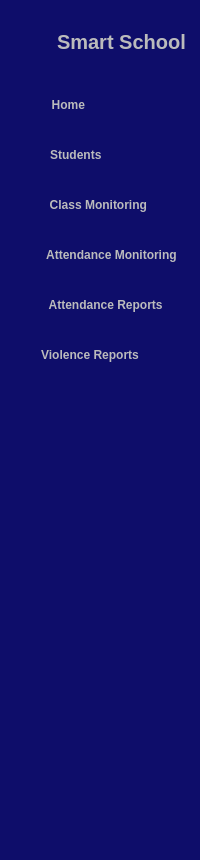
      <widget class="QWidget" name="icon_text_widget" native="true">
       <property name="minimumSize">
        <size>
         <width>0</width>
         <height>860</height>
        </size>
       </property>
       <property name="maximumSize">
        <size>
         <width>16777215</width>
         <height>860</height>
        </size>
       </property>
       <property name="styleSheet">
        <string notr="true">QWidget{
	background-color: rgb(14, 13, 106);
	color: #bbbbbc;
	border-radius: 15px;
}

QPushButton{
	height: 30px;
	border: none;
}</string>
       </property>
       <layout class="QVBoxLayout" name="verticalLayout_2">
        <property name="topMargin">
         <number>30</number>
        </property>
        <item>
         <layout class="QHBoxLayout" name="horizontalLayout">
          <property name="spacing">
           <number>6</number>
          </property>
          <item>
           <widget class="QLabel" name="label_2">
            <property name="maximumSize">
             <size>
              <width>40</width>
              <height>40</height>
             </size>
            </property>
            <property name="text">
             <string/>
            </property>
            <property name="pixmap">
             <pixmap resource="resources.qrc">:/Icons/school (6).png</pixmap>
            </property>
            <property name="scaledContents">
             <bool>true</bool>
            </property>
           </widget>
          </item>
          <item>
           <widget class="QLabel" name="label_3">
            <property name="font">
             <font>
              <family>MS Shell Dlg 2</family>
              <pointsize>15</pointsize>
              <weight>75</weight>
              <bold>true</bold>
             </font>
            </property>
            <property name="text">
             <string>Smart School</string>
            </property>
           </widget>
          </item>
         </layout>
        </item>
        <item>
         <layout class="QVBoxLayout" name="verticalLayout">
          <property name="spacing">
           <number>20</number>
          </property>
          <property name="topMargin">
           <number>30</number>
          </property>
          <item>
           <widget class="QPushButton" name="home_2">
            <property name="font">
             <font>
              <weight>75</weight>
              <bold>true</bold>
             </font>
            </property>
            <property name="styleSheet">
             <string notr="true">QPushButton{
	padding-left: -70px;
	font-weight: bold;
}
QPushButton:checked{
	background-color: #52452a;
	border-radius: 3px;
	color: #fec701;
	font-weight: bold;
}</string>
            </property>
            <property name="text">
             <string>  Home</string>
            </property>
            <property name="icon">
             <iconset resource="resources.qrc">
              <normaloff>:/Icons/home (6).png</normaloff>
              <activeon>:/Icons/home (3).png</activeon>:/Icons/home (6).png</iconset>
            </property>
            <property name="iconSize">
             <size>
              <width>20</width>
              <height>16</height>
             </size>
            </property>
            <property name="checkable">
             <bool>true</bool>
            </property>
            <property name="autoExclusive">
             <bool>true</bool>
            </property>
           </widget>
          </item>
          <item>
           <widget class="QPushButton" name="students_2">
            <property name="font">
             <font>
              <weight>75</weight>
              <bold>true</bold>
             </font>
            </property>
            <property name="styleSheet">
             <string notr="true">QPushButton{
	padding-left: -55px;
	font-weight: bold
}
QPushButton:checked{
	background-color: #52452a;
	border-radius: 3px;
	color: #fec701;
	font: bold;
	/*font-color: #fec701;*/
}</string>
            </property>
            <property name="text">
             <string>  Students</string>
            </property>
            <property name="icon">
             <iconset resource="resources.qrc">
              <normaloff>:/Icons/education (6).png</normaloff>
              <normalon>:/Icons/education (3).png</normalon>
              <activeon>:/Icons/education (3).png</activeon>:/Icons/education (6).png</iconset>
            </property>
            <property name="iconSize">
             <size>
              <width>20</width>
              <height>20</height>
             </size>
            </property>
            <property name="checkable">
             <bool>true</bool>
            </property>
            <property name="autoExclusive">
             <bool>true</bool>
            </property>
           </widget>
          </item>
          <item>
           <widget class="QPushButton" name="classMonitoring_2">
            <property name="font">
             <font>
              <weight>75</weight>
              <bold>true</bold>
             </font>
            </property>
            <property name="styleSheet">
             <string notr="true">QPushButton{
	padding-left: -10px;
	font-weight: bold
}
QPushButton:checked{
	background-color: #52452a;
	border-radius: 3px;
	color: #fec701;
	font: bold;
}</string>
            </property>
            <property name="text">
             <string>  Class Monitoring</string>
            </property>
            <property name="icon">
             <iconset resource="resources.qrc">
              <normaloff>:/Icons/classroom (6).png</normaloff>
              <normalon>:/Icons/classroom (3).png</normalon>:/Icons/classroom (6).png</iconset>
            </property>
            <property name="iconSize">
             <size>
              <width>20</width>
              <height>20</height>
             </size>
            </property>
            <property name="checkable">
             <bool>true</bool>
            </property>
            <property name="autoExclusive">
             <bool>true</bool>
            </property>
           </widget>
          </item>
          <item>
           <widget class="QPushButton" name="attendance_monitoring_2">
            <property name="styleSheet">
             <string notr="true">QPushButton{
	padding-left: 20px;
	font-weight: bold
}
QPushButton:checked{
	background-color: #52452a;
	border-radius: 3px;
	color: #fec701;
	font: bold;
}</string>
            </property>
            <property name="text">
             <string> Attendance Monitoring</string>
            </property>
            <property name="icon">
             <iconset resource="resources.qrc">
              <normaloff>:/Icons/pen (1).png</normaloff>
              <normalon>:/Icons/pen (2).png</normalon>:/Icons/pen (1).png</iconset>
            </property>
            <property name="iconSize">
             <size>
              <width>20</width>
              <height>20</height>
             </size>
            </property>
            <property name="checkable">
             <bool>true</bool>
            </property>
            <property name="autoExclusive">
             <bool>true</bool>
            </property>
           </widget>
          </item>
          <item>
           <widget class="QPushButton" name="attendance_2">
            <property name="font">
             <font>
              <weight>75</weight>
              <bold>true</bold>
             </font>
            </property>
            <property name="styleSheet">
             <string notr="true">QPushButton{
	padding-left: 5px;
	font-weight: bold
}
QPushButton:checked{
	background-color: #52452a;
	border-radius: 3px;
	color: #fec701;
	font: bold;
}</string>
            </property>
            <property name="text">
             <string>  Attendance Reports</string>
            </property>
            <property name="icon">
             <iconset resource="resources.qrc">
              <normaloff>:/Icons/calendar (6).png</normaloff>
              <normalon>:/Icons/calendar (3).png</normalon>:/Icons/calendar (6).png</iconset>
            </property>
            <property name="iconSize">
             <size>
              <width>18</width>
              <height>18</height>
             </size>
            </property>
            <property name="checkable">
             <bool>true</bool>
            </property>
            <property name="autoExclusive">
             <bool>true</bool>
            </property>
           </widget>
          </item>
          <item>
           <widget class="QPushButton" name="reports_2">
            <property name="font">
             <font>
              <weight>75</weight>
              <bold>true</bold>
             </font>
            </property>
            <property name="styleSheet">
             <string notr="true">QPushButton{
	padding-left: -20px;
	font-weight: bold
}
QPushButton:checked{
	background-color: #52452a;
	border-radius: 3px;
	color: #fec701;
	font: bold;
	/*font-color: #fec701;*/
}</string>
            </property>
            <property name="text">
             <string>Violence Reports</string>
            </property>
            <property name="icon">
             <iconset resource="resources.qrc">
              <normaloff>:/Icons/report (6).png</normaloff>
              <normalon>:/Icons/report (3).png</normalon>
              <activeon>:/Icons/report (3).png</activeon>:/Icons/report (6).png</iconset>
            </property>
            <property name="iconSize">
             <size>
              <width>20</width>
              <height>20</height>
             </size>
            </property>
            <property name="checkable">
             <bool>true</bool>
            </property>
            <property name="autoExclusive">
             <bool>true</bool>
            </property>
           </widget>
          </item>
         </layout>
        </item>
        <item>
         <spacer name="verticalSpacer">
          <property name="orientation">
           <enum>Qt::Vertical</enum>
          </property>
          <property name="sizeHint" stdset="0">
           <size>
            <width>17</width>
            <height>599</height>
           </size>
          </property>
         </spacer>
        </item>
       </layout>
      </widget>
